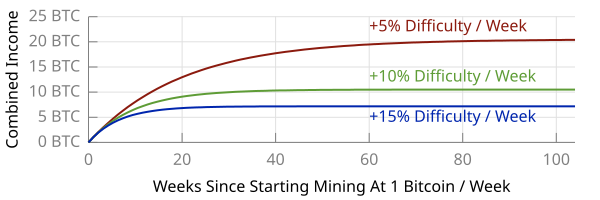

The gnuplot source for this figure:
load "gnuplot.preferences"

set terminal svg size 600,200 font "Sans,12"
set output "en-mining-equipment-profit-progression.svg"
set xlabel "Weeks Since Starting Mining At 1 Bitcoin / Week"
set ylabel "Combined Income"
set format y "%'g BTC"
set yrange [0:25]

set key left top reverse samplen 0 Left
unset key

set label "+5% Difficulty / Week" at 60,23 tc ls 1
set label "+10% Difficulty / Week" at 60,13 tc ls 2
set label "+15% Difficulty / Week" at 60,5 tc ls 3

plot [0:104] (1-exp(-.05*x))/(1-exp(-.05)) ls 1 title "+5% Difficulty / Week", \
    (1-exp(-.10*x))/(1-exp(-.10)) ls 2 title "+10%", \
    (1-exp(-.15*x))/(1-exp(-.15)) ls 3 title "+15%"

set samples 10000
set terminal pngcairo size 600,200 font "Sans,12"
set output "en-mining-equipment-profit-progression.png"

replot


